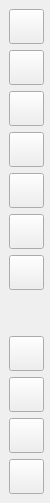
     <widget class="QFrame" name="collapse">
      <property name="minimumSize">
       <size>
        <width>50</width>
        <height>0</height>
       </size>
      </property>
      <property name="maximumSize">
       <size>
        <width>50</width>
        <height>16777215</height>
       </size>
      </property>
      <property name="frameShape">
       <enum>QFrame::Panel</enum>
      </property>
      <property name="frameShadow">
       <enum>QFrame::Plain</enum>
      </property>
      <property name="lineWidth">
       <number>0</number>
      </property>
      <layout class="QVBoxLayout" name="verticalLayout_3">
       <property name="spacing">
        <number>6</number>
       </property>
       <property name="leftMargin">
        <number>9</number>
       </property>
       <property name="topMargin">
        <number>9</number>
       </property>
       <property name="rightMargin">
        <number>9</number>
       </property>
       <property name="bottomMargin">
        <number>9</number>
       </property>
       <item>
        <widget class="QPushButton" name="menu_collapse">
         <property name="minimumSize">
          <size>
           <width>35</width>
           <height>35</height>
          </size>
         </property>
         <property name="maximumSize">
          <size>
           <width>35</width>
           <height>35</height>
          </size>
         </property>
         <property name="cursor">
          <cursorShape>ArrowCursor</cursorShape>
         </property>
         <property name="focusPolicy">
          <enum>Qt::NoFocus</enum>
         </property>
         <property name="text">
          <string/>
         </property>
         <property name="icon">
          <iconset>
           <normaloff>../Icons/menu.ico</normaloff>../Icons/menu.ico</iconset>
         </property>
         <property name="iconSize">
          <size>
           <width>24</width>
           <height>24</height>
          </size>
         </property>
         <property name="checkable">
          <bool>false</bool>
         </property>
         <property name="autoExclusive">
          <bool>true</bool>
         </property>
        </widget>
       </item>
       <item>
        <widget class="QPushButton" name="home_collapse">
         <property name="minimumSize">
          <size>
           <width>35</width>
           <height>35</height>
          </size>
         </property>
         <property name="maximumSize">
          <size>
           <width>35</width>
           <height>35</height>
          </size>
         </property>
         <property name="cursor">
          <cursorShape>PointingHandCursor</cursorShape>
         </property>
         <property name="focusPolicy">
          <enum>Qt::NoFocus</enum>
         </property>
         <property name="text">
          <string/>
         </property>
         <property name="icon">
          <iconset>
           <normaloff>../Icons/home_unchecked.ico</normaloff>
           <normalon>../Icons/home_checked.ico</normalon>../Icons/home_unchecked.ico</iconset>
         </property>
         <property name="iconSize">
          <size>
           <width>24</width>
           <height>24</height>
          </size>
         </property>
         <property name="checkable">
          <bool>true</bool>
         </property>
         <property name="autoExclusive">
          <bool>true</bool>
         </property>
        </widget>
       </item>
       <item>
        <widget class="QPushButton" name="findnext_collapse">
         <property name="minimumSize">
          <size>
           <width>35</width>
           <height>35</height>
          </size>
         </property>
         <property name="maximumSize">
          <size>
           <width>35</width>
           <height>35</height>
          </size>
         </property>
         <property name="cursor">
          <cursorShape>PointingHandCursor</cursorShape>
         </property>
         <property name="focusPolicy">
          <enum>Qt::NoFocus</enum>
         </property>
         <property name="text">
          <string/>
         </property>
         <property name="icon">
          <iconset>
           <normaloff>../Icons/search_unchecked.ico</normaloff>
           <normalon>../Icons/search_checked.ico</normalon>../Icons/search_unchecked.ico</iconset>
         </property>
         <property name="iconSize">
          <size>
           <width>24</width>
           <height>24</height>
          </size>
         </property>
         <property name="checkable">
          <bool>true</bool>
         </property>
         <property name="autoExclusive">
          <bool>true</bool>
         </property>
        </widget>
       </item>
       <item>
        <widget class="QPushButton" name="random_collapse">
         <property name="minimumSize">
          <size>
           <width>35</width>
           <height>35</height>
          </size>
         </property>
         <property name="maximumSize">
          <size>
           <width>35</width>
           <height>35</height>
          </size>
         </property>
         <property name="cursor">
          <cursorShape>PointingHandCursor</cursorShape>
         </property>
         <property name="focusPolicy">
          <enum>Qt::NoFocus</enum>
         </property>
         <property name="text">
          <string/>
         </property>
         <property name="icon">
          <iconset>
           <normaloff>../Icons/random_unchecked.ico</normaloff>
           <normalon>../Icons/random_checked.ico</normalon>../Icons/random_unchecked.ico</iconset>
         </property>
         <property name="iconSize">
          <size>
           <width>24</width>
           <height>24</height>
          </size>
         </property>
         <property name="checkable">
          <bool>true</bool>
         </property>
         <property name="autoExclusive">
          <bool>true</bool>
         </property>
        </widget>
       </item>
       <item>
        <widget class="QPushButton" name="list_collapse">
         <property name="minimumSize">
          <size>
           <width>35</width>
           <height>35</height>
          </size>
         </property>
         <property name="maximumSize">
          <size>
           <width>35</width>
           <height>35</height>
          </size>
         </property>
         <property name="cursor">
          <cursorShape>PointingHandCursor</cursorShape>
         </property>
         <property name="focusPolicy">
          <enum>Qt::NoFocus</enum>
         </property>
         <property name="text">
          <string/>
         </property>
         <property name="icon">
          <iconset>
           <normaloff>../Icons/list_unchecked.ico</normaloff>
           <normalon>../Icons/list_checked.ico</normalon>../Icons/list_unchecked.ico</iconset>
         </property>
         <property name="iconSize">
          <size>
           <width>24</width>
           <height>24</height>
          </size>
         </property>
         <property name="checkable">
          <bool>true</bool>
         </property>
         <property name="autoExclusive">
          <bool>true</bool>
         </property>
        </widget>
       </item>
       <item>
        <widget class="QPushButton" name="library_collapse">
         <property name="minimumSize">
          <size>
           <width>35</width>
           <height>35</height>
          </size>
         </property>
         <property name="maximumSize">
          <size>
           <width>35</width>
           <height>35</height>
          </size>
         </property>
         <property name="cursor">
          <cursorShape>PointingHandCursor</cursorShape>
         </property>
         <property name="focusPolicy">
          <enum>Qt::NoFocus</enum>
         </property>
         <property name="text">
          <string/>
         </property>
         <property name="icon">
          <iconset>
           <normaloff>../Icons/library_unchecked.ico</normaloff>
           <normalon>../Icons/library_checked.ico</normalon>../Icons/library_unchecked.ico</iconset>
         </property>
         <property name="iconSize">
          <size>
           <width>24</width>
           <height>24</height>
          </size>
         </property>
         <property name="checkable">
          <bool>true</bool>
         </property>
         <property name="autoExclusive">
          <bool>true</bool>
         </property>
        </widget>
       </item>
       <item>
        <widget class="QPushButton" name="add_collapse">
         <property name="minimumSize">
          <size>
           <width>35</width>
           <height>35</height>
          </size>
         </property>
         <property name="maximumSize">
          <size>
           <width>35</width>
           <height>35</height>
          </size>
         </property>
         <property name="cursor">
          <cursorShape>PointingHandCursor</cursorShape>
         </property>
         <property name="focusPolicy">
          <enum>Qt::NoFocus</enum>
         </property>
         <property name="text">
          <string/>
         </property>
         <property name="icon">
          <iconset>
           <normaloff>../Icons/add_unchecked.ico</normaloff>
           <normalon>../Icons/add_checked.ico</normalon>../Icons/add_unchecked.ico</iconset>
         </property>
         <property name="iconSize">
          <size>
           <width>24</width>
           <height>24</height>
          </size>
         </property>
         <property name="checkable">
          <bool>true</bool>
         </property>
         <property name="autoExclusive">
          <bool>true</bool>
         </property>
        </widget>
       </item>
       <item>
        <spacer name="verticalSpacer">
         <property name="orientation">
          <enum>Qt::Vertical</enum>
         </property>
         <property name="sizeHint" stdset="0">
          <size>
           <width>20</width>
           <height>40</height>
          </size>
         </property>
        </spacer>
       </item>
       <item>
        <widget class="QPushButton" name="mode_collapse">
         <property name="minimumSize">
          <size>
           <width>35</width>
           <height>35</height>
          </size>
         </property>
         <property name="maximumSize">
          <size>
           <width>35</width>
           <height>35</height>
          </size>
         </property>
         <property name="cursor">
          <cursorShape>PointingHandCursor</cursorShape>
         </property>
         <property name="focusPolicy">
          <enum>Qt::NoFocus</enum>
         </property>
         <property name="text">
          <string/>
         </property>
         <property name="icon">
          <iconset>
           <normaloff>../Icons/dark_mode.ico</normaloff>../Icons/dark_mode.ico</iconset>
         </property>
         <property name="iconSize">
          <size>
           <width>24</width>
           <height>24</height>
          </size>
         </property>
         <property name="checkable">
          <bool>true</bool>
         </property>
         <property name="autoExclusive">
          <bool>false</bool>
         </property>
        </widget>
       </item>
       <item>
        <widget class="QPushButton" name="settings_collapse">
         <property name="minimumSize">
          <size>
           <width>35</width>
           <height>35</height>
          </size>
         </property>
         <property name="maximumSize">
          <size>
           <width>35</width>
           <height>35</height>
          </size>
         </property>
         <property name="cursor">
          <cursorShape>PointingHandCursor</cursorShape>
         </property>
         <property name="focusPolicy">
          <enum>Qt::NoFocus</enum>
         </property>
         <property name="text">
          <string/>
         </property>
         <property name="icon">
          <iconset>
           <normaloff>../Icons/settings_unchecked.ico</normaloff>
           <normalon>../Icons/settings_checked.ico</normalon>../Icons/settings_unchecked.ico</iconset>
         </property>
         <property name="iconSize">
          <size>
           <width>24</width>
           <height>24</height>
          </size>
         </property>
         <property name="checkable">
          <bool>true</bool>
         </property>
         <property name="autoExclusive">
          <bool>true</bool>
         </property>
        </widget>
       </item>
       <item>
        <widget class="QPushButton" name="logout_collapse">
         <property name="minimumSize">
          <size>
           <width>35</width>
           <height>35</height>
          </size>
         </property>
         <property name="maximumSize">
          <size>
           <width>35</width>
           <height>35</height>
          </size>
         </property>
         <property name="cursor">
          <cursorShape>PointingHandCursor</cursorShape>
         </property>
         <property name="focusPolicy">
          <enum>Qt::NoFocus</enum>
         </property>
         <property name="text">
          <string/>
         </property>
         <property name="icon">
          <iconset>
           <normaloff>../Icons/logout.ico</normaloff>../Icons/logout.ico</iconset>
         </property>
         <property name="iconSize">
          <size>
           <width>24</width>
           <height>24</height>
          </size>
         </property>
         <property name="checkable">
          <bool>false</bool>
         </property>
         <property name="autoExclusive">
          <bool>false</bool>
         </property>
        </widget>
       </item>
       <item>
        <widget class="QPushButton" name="exit_collapse">
         <property name="minimumSize">
          <size>
           <width>35</width>
           <height>35</height>
          </size>
         </property>
         <property name="maximumSize">
          <size>
           <width>35</width>
           <height>35</height>
          </size>
         </property>
         <property name="cursor">
          <cursorShape>PointingHandCursor</cursorShape>
         </property>
         <property name="focusPolicy">
          <enum>Qt::NoFocus</enum>
         </property>
         <property name="text">
          <string/>
         </property>
         <property name="icon">
          <iconset>
           <normaloff>../Icons/exit_main.ico</normaloff>../Icons/exit_main.ico</iconset>
         </property>
         <property name="iconSize">
          <size>
           <width>24</width>
           <height>24</height>
          </size>
         </property>
         <property name="checkable">
          <bool>false</bool>
         </property>
         <property name="autoExclusive">
          <bool>false</bool>
         </property>
        </widget>
       </item>
      </layout>
     </widget>
